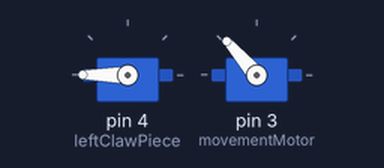
This sketch was run on a simulated Arduino Uno, built with avr-gcc and run on an emulated ATmega328P. Shown: 2 × servo.

Above: at 0.15 s.
At 0.75 s:
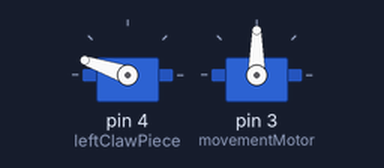
At 1.5 s:
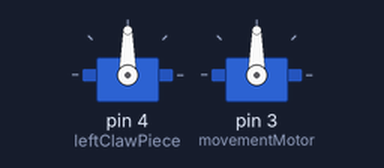
Timing chart, 0 to 3.0 s (numbered marks = the images above):
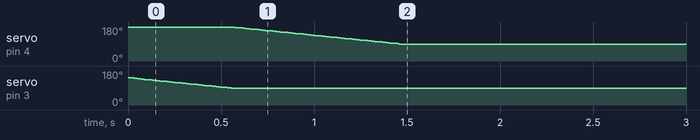

Measured:
- by itself, servo on pin 4 (leftClawPiece): moves from 180° to 90° over 0.90 s
- by itself, servo on pin 3 (movementMotor): moves from 144° to 90° over 0.54 s

The sketch:

MatheathonClawCode.ino
```cpp
//Team members: Nivedha Natarajan, Suwu Gurung, Mohana Malapati, Ashlee Tam
#include <Servo.h>

//Name of the left claw object
Servo leftClawPiece;
//Name of the motor that moves claw
Servo movementMotor;

//the inital degrees of the left claw
int initialDegrees = 180;
//the degrees at which the claw is completely closed
int finalDegrees = 90;
//the degrees between each movement of the claw
int stepDegrees = -1;
//the miliseconds between each movement of the claw
int delaySeconds = 10;
int motorInitialDegrees = 145;
int motorFinalDegrees = 90;

void setup() {
  //the left claw if attached to the 4th pin in the Arduino board
  leftClawPiece.attach(4);
  //the left claw is set to 180 degrees
  leftClawPiece.write(initialDegrees);

  movementMotor.attach(3);
  movementMotor.write(motorInitialDegrees);
}

void loop() {
  //the left claw will move until it reaches the final degrees by moving by the stepDegrees at the speed of delay second
  if (movementMotor.read() > motorFinalDegrees) {
    movementMotor.write(movementMotor.read()+stepDegrees);
    delay(delaySeconds);
  } else {
      movementMotor.write(motorFinalDegrees);
      if (leftClawPiece.read() > finalDegrees) {
      leftClawPiece.write(leftClawPiece.read() + stepDegrees);
      delay(delaySeconds);
    } else {
      leftClawPiece.write(finalDegrees);
    }
  }

}
```
